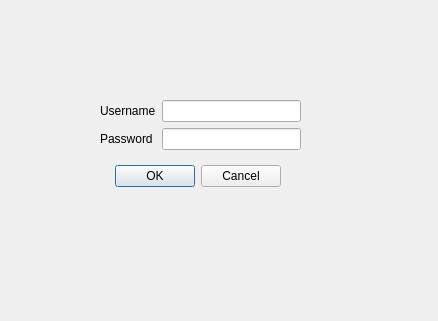
<?xml version="1.0" encoding="UTF-8"?>
<ui version="4.0">
 <class>LoginDialog</class>
 <widget class="QDialog" name="LoginDialog">
  <property name="geometry">
   <rect>
    <x>0</x>
    <y>0</y>
    <width>438</width>
    <height>321</height>
   </rect>
  </property>
  <property name="windowTitle">
   <string>Dialog</string>
  </property>
  <widget class="QDialogButtonBox" name="buttonBox">
   <property name="geometry">
    <rect>
     <x>100</x>
     <y>160</y>
     <width>181</width>
     <height>32</height>
    </rect>
   </property>
   <property name="orientation">
    <enum>Qt::Horizontal</enum>
   </property>
   <property name="standardButtons">
    <set>QDialogButtonBox::Cancel|QDialogButtonBox::Ok</set>
   </property>
  </widget>
  <widget class="QWidget" name="formLayoutWidget">
   <property name="geometry">
    <rect>
     <x>100</x>
     <y>100</y>
     <width>201</width>
     <height>51</height>
    </rect>
   </property>
   <layout class="QFormLayout" name="formLayout">
    <item row="0" column="0">
     <widget class="QLabel" name="usernameLabel">
      <property name="text">
       <string>Username</string>
      </property>
     </widget>
    </item>
    <item row="0" column="1">
     <widget class="QLineEdit" name="usernameLineEdit"/>
    </item>
    <item row="1" column="0">
     <widget class="QLabel" name="passwordLabel">
      <property name="text">
       <string>Password</string>
      </property>
     </widget>
    </item>
    <item row="1" column="1">
     <widget class="QLineEdit" name="passwordLineEdit">
      <property name="echoMode">
       <enum>QLineEdit::Password</enum>
      </property>
     </widget>
    </item>
   </layout>
  </widget>
  <zorder>buttonBox</zorder>
  <zorder>textEdit_2</zorder>
  <zorder>label_2</zorder>
  <zorder></zorder>
  <zorder>formLayoutWidget</zorder>
 </widget>
 <resources/>
 <connections>
  <connection>
   <sender>buttonBox</sender>
   <signal>accepted()</signal>
   <receiver>LoginDialog</receiver>
   <slot>accept()</slot>
   <hints>
    <hint type="sourcelabel">
     <x>248</x>
     <y>254</y>
    </hint>
    <hint type="destinationlabel">
     <x>157</x>
     <y>274</y>
    </hint>
   </hints>
  </connection>
  <connection>
   <sender>buttonBox</sender>
   <signal>rejected()</signal>
   <receiver>LoginDialog</receiver>
   <slot>reject()</slot>
   <hints>
    <hint type="sourcelabel">
     <x>316</x>
     <y>260</y>
    </hint>
    <hint type="destinationlabel">
     <x>286</x>
     <y>274</y>
    </hint>
   </hints>
  </connection>
 </connections>
</ui>
